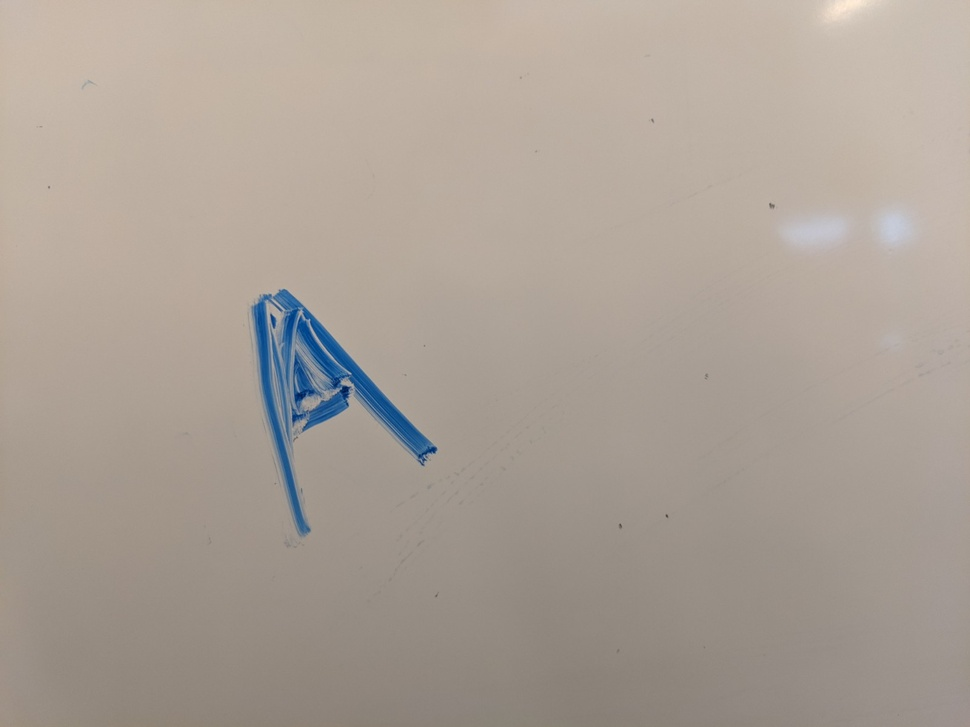
#> input picture Projects/images/A.jpg, 970 x 727 px, shrunk from 1600 x 1200 before the run, given in place of the camera
$ python gradient_edge_detection.py   (older library calls are emulated)
#> lines starting #> are read from the running program, lines starting #| are printed output that depends on the picture; after the words box and inside, x2 and y2 are one past the last pixel; in counts of white or black regions, pixels touching at a corner belong together
import cv2
import numpy as np

cap = cv2.VideoCapture(-1)

while True:
	_, frame = cap.read()
#> frame is the input picture: shape (727, 970, 3); mean B, G, R 150.4, 160.1, 170.6

	laplacian = cv2.Laplacian(frame, cv2.CV_64F)
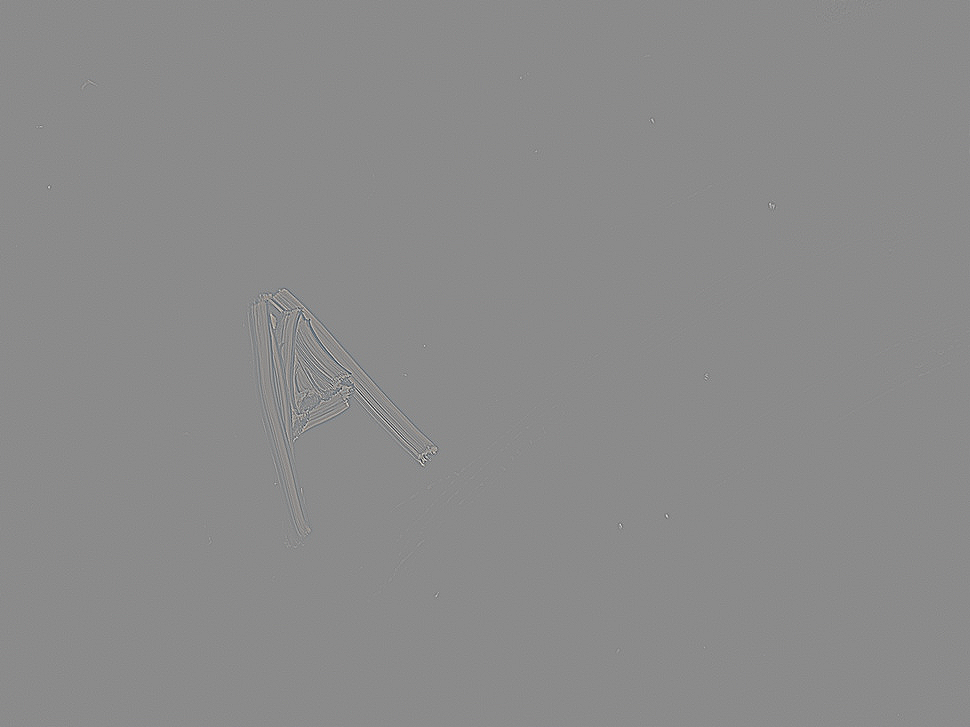
#> laplacian: shape (727, 970, 3) float64; mean B, G, R 0, 0, 0; drawn with min black and max white
	#cv2.CV_64F is the datatype
	sobelx = cv2.Sobel(frame, cv2.CV_64F, 1, 0, ksize = 5)
	sobely = cv2.Sobel(frame, cv2.CV_64F, 0, 1, ksize = 5)

	#edge detector
	edges = cv2.Canny(frame, 80, 80)
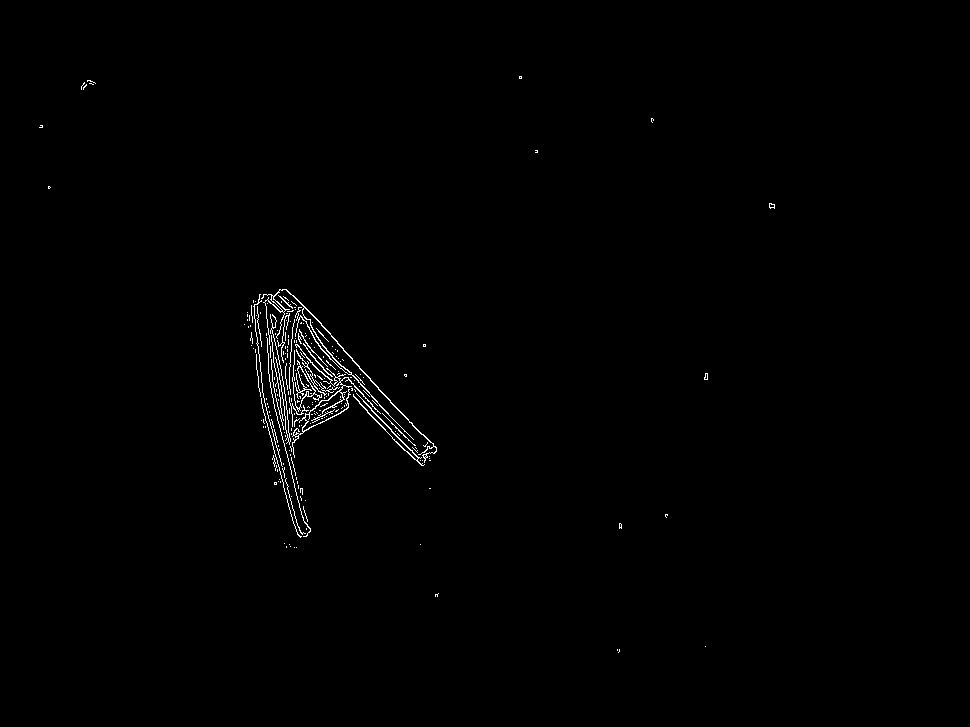
#> edges: shape (727, 970); 0.64% white in thin lines or dots, all inside (x1, y1, x2, y2) = (39, 76, 775, 653)
	#100 * 200

	cv2.imshow('original', frame)
	cv2.imshow('laplacian', laplacian)
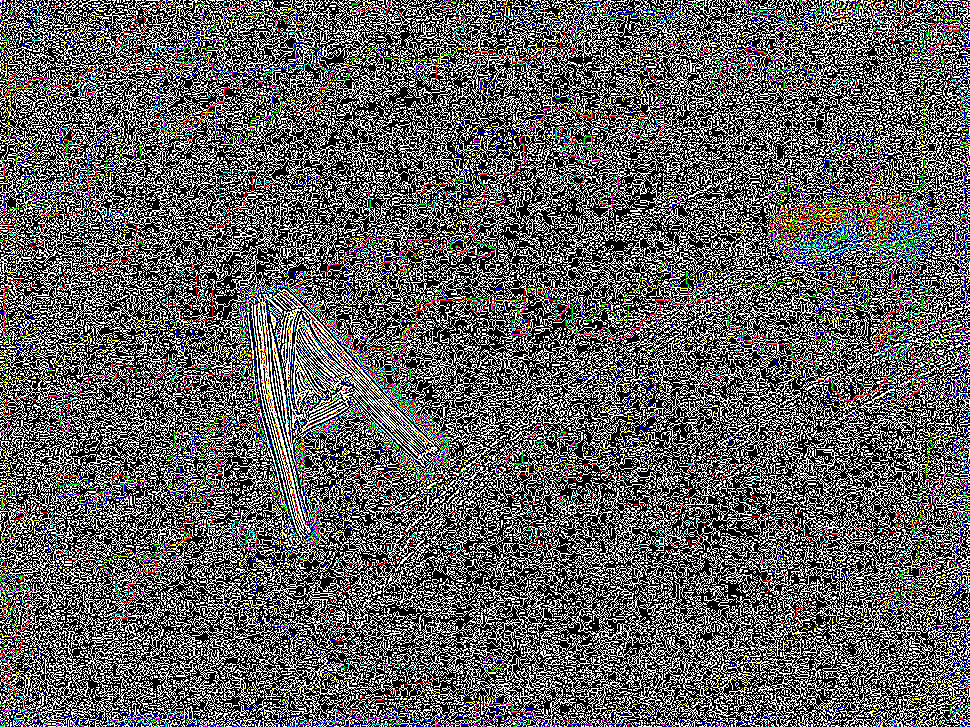
#> window 'laplacian': shape (727, 970, 3); mean B, G, R 96.1, 95.5, 95.8
	cv2.imshow('edges', edges)
	cv2.imshow('sobely', sobely)
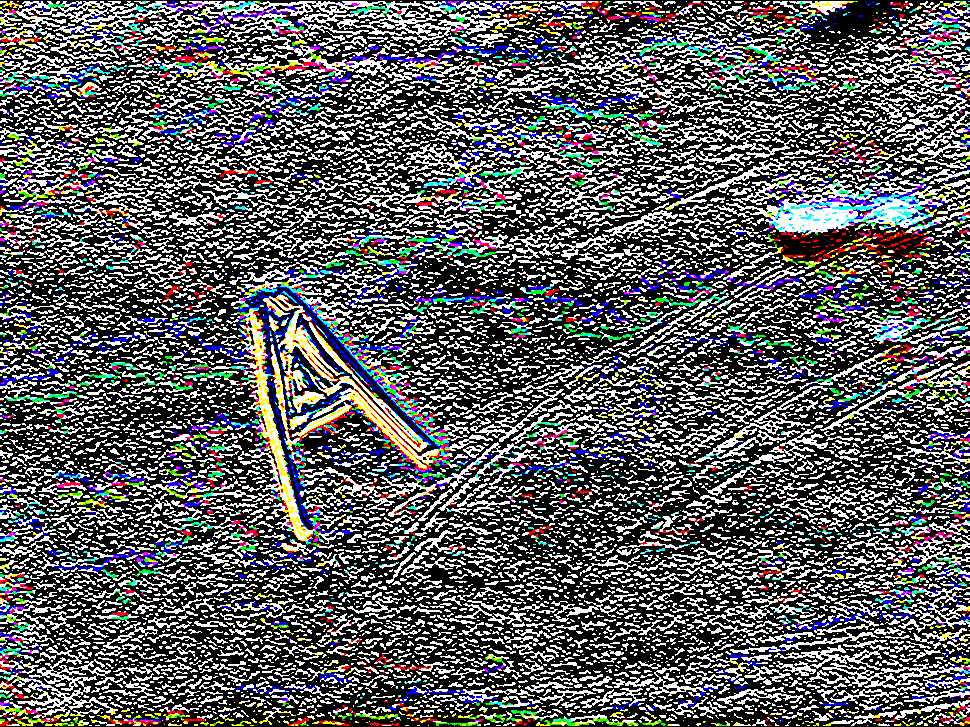
#> window 'sobely': shape (727, 970, 3); mean B, G, R 95.4, 93.8, 92.8


	k = cv2.waitKey(5) & 0xFF
#> (key Esc is pressed here)
	if k == 27:
		break

cv2.destroyAllWindows()
cap.release()
#closes the camera
